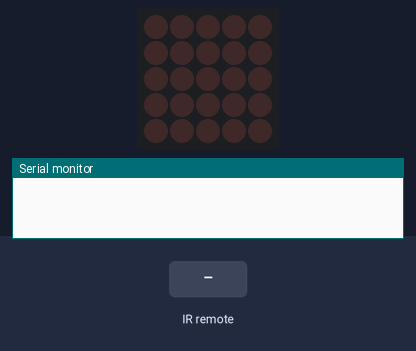
This sketch was run on a simulated Arduino Uno, built with avr-gcc and run on an emulated ATmega328P. Shown: 5×5 LED matrix, the last lines printed to the serial monitor. Wiring (inferred from the names in the program): LED matrix (orientation assumed): rows pin 4, pin 5, pin 6, pin 7, pin 8; columns pin 9, pin 10, pin 11, pin 12, pin 13. The inputs (shaded band) are chosen by the test bench.

Above: at 1.2 s.
1.3 s: infrared code 0xBA45FF00 received
At 2.1 s:
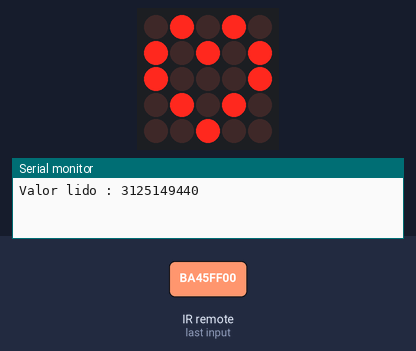
3.8 s: infrared code 0xB946FF00 received
At 4.2 s:
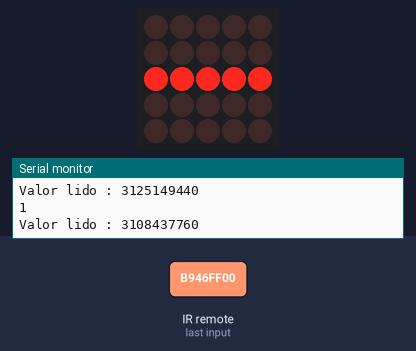
Timing chart, 0 to 6.8 s (numbered marks = the images above; inputs shaded):
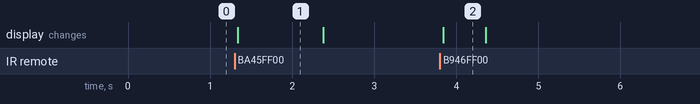

Measured:
- after the input at 1.3 s, the display: changes at once (image 1)
- after the input at 3.8 s, the display: changes at once (image 2)
- what the display in image 1 shows lasts 1.1 s, from 1.3 s to 2.4 s
- what the display in image 2 shows lasts 0.6 s, from 3.8 s to 4.4 s

The sketch:

Colar_Emocoes.ino
```cpp
/* Colar de Emoções
*
*/

#include <IRremote.h>
#define UM 3125149440             // Tecla 1
#define DOIS 3108437760           // Tecla 2
#define TRES 3091726080           // Tecla 3
#define QUATRO 3141861120         // Tecla 4
#define CINCO 3208707840          // Tecla 5
#define SEIS 3158572800           // Tecla 6
#define SETE 4161273600           // Tecla 7
#define OITO 3927310080           // Tecla 8
#define NOVE 4127850240           // Tecla 9

int IR_RECEIVE_PIN = 2;
float armazenavalor;

byte humm[] = { B01010, B10101, B10001, B01010, B00100};
byte dois[] = { B00000, B00000, B11111, B00000, B00000};
byte tres[] = { B00100, B00100, B00100, B00100, B00100};
byte quat[] = { B00001, B00010, B00100, B01000, B10000};
byte cinc[] = { B10000, B01000, B00100, B00010, B00001};
byte seis[] = { B00100, B01010, B11111, B10001, B10001};
byte sete[] = { B11110, B10001, B11110, B10001, B11110};
byte oito[] = { B11111, B10000, B10000, B10000, B11111};
byte nove[] = { B11110, B10001, B10001, B10001, B11110};

const int columnPins[] = {9,10,11,12,13};
const int rowPins[] = {4,5,6,7,8};

void setup() {
  for (int i = 0; i < 5; i++) {
    pinMode(rowPins[i], OUTPUT);
    pinMode(columnPins[i], OUTPUT);
    digitalWrite(columnPins[i], HIGH);
   }
  Serial.begin(9600);
  IrReceiver.begin(IR_RECEIVE_PIN);
}

void loop() {
  if (IrReceiver.decode()) {
    Serial.print("Valor lido : ");
    Serial.println(IrReceiver.decodedIRData.decodedRawData);
    armazenavalor = (IrReceiver.decodedIRData.decodedRawData);
    if (armazenavalor == UM) {
      show(humm, 1000);
      Serial.println("1");
    }
    if (armazenavalor == DOIS) {
      show(dois, 500);
      Serial.println("2");
    }
    if (armazenavalor == TRES) {
      show(tres, 500);
      Serial.println("3");
    }
    if (armazenavalor == QUATRO) {
      show(quat, 500);
      Serial.println("4");
    }
    if (armazenavalor == CINCO) {
      show(cinc, 500);
      Serial.println("5");
    }
    if (armazenavalor == SEIS) {
      show(seis, 500);
      Serial.println("6");
    }
    if (armazenavalor == SETE) {
      show(sete, 500);
      Serial.println("7");
    }
    if (armazenavalor == OITO) {
      show(oito, 500);
      Serial.println("8");
    }
    if (armazenavalor == NOVE) {
      show(nove, 500);
      Serial.println("9");
    }
    IrReceiver.resume();
  }
}

void show( byte * image, unsigned long duration)  {
  unsigned long start = millis();                     //
  while (start + duration > millis())  {              //
    for(int row = 0; row < 5; row++)  {               //
      digitalWrite(rowPins[row], HIGH);               //
      for(int column = 0; column < 5; column++)  {    //
        boolean pixel = bitRead(image[row],column);   //
        if(pixel == 1)  {                             //
          digitalWrite(columnPins[column], LOW);      //
        }
        delayMicroseconds(300);                       //
        digitalWrite(columnPins[column], HIGH);       //
      }
      digitalWrite(rowPins[row], LOW);                //
    }
  }
}
```
